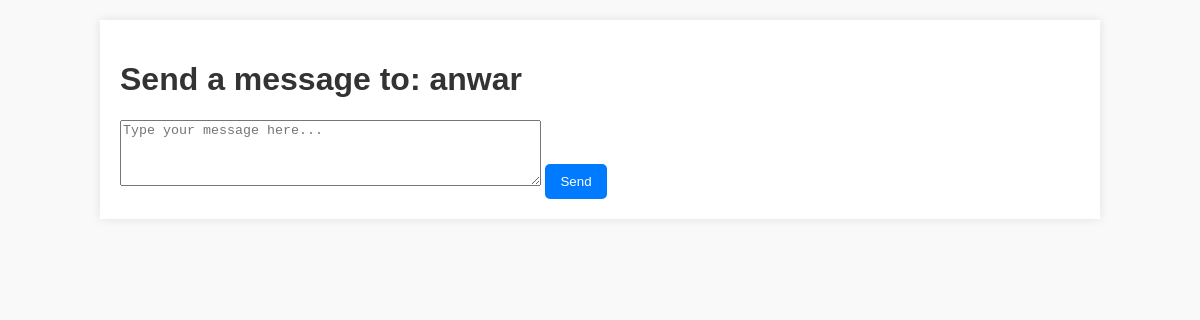
The app's page /message/1, older data.
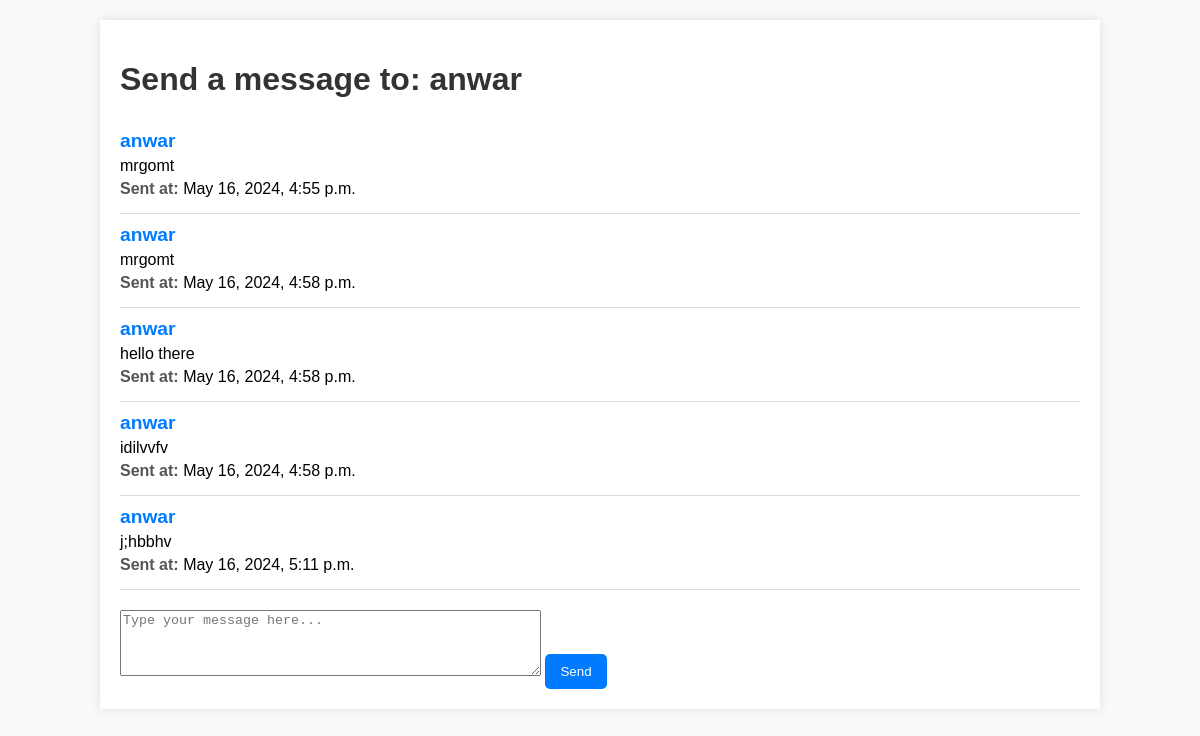
The same page, newer data.
### api/models.py (models this page shows, shortened)
class Message(models.Model):
    body=models.TextField()
    sender=models.ForeignKey(User,on_delete=models.CASCADE,related_name='sender')
    date=models.DateTimeField(auto_now_add=True)
    receiver=models.ForeignKey(User,on_delete=models.SET_NULL,related_name='receiver',null=True)

### api/views.py (the view)
# urls.py: path('message/<str:userid>',TanmirtMessage,name='message')
def TanmirtMessage(request,userid):
    messages=Message.objects.all()
    receiver=User.objects.get(pk=userid)
    if request.method=='POST':
        form=MessageForm(request.POST)
        if form.is_valid():
            instance=form.save(commit=False)
            instance.sender=request.user
            instance.receiver=receiver
            instance.save()
            return redirect('message',userid=userid)
    else:
        form=MessageForm()
    context={'receiver':receiver , 'form':form,'messages':messages}
    return render(request,'messages.html',context)

### api/forms.py
class MessageForm(ModelForm):
    class Meta:
        model=Message
        fields=[
            'body'
        ]
        widgets = {
            'body': forms.Textarea(attrs={
                'class': 'form-control',
                'placeholder': 'Type your message here...',
                'rows': 4,
                'cols': 50
            }),
        }
        labels = {
            'body': '',
        }

### templates/messages.html (shortened to what this page needs)
<!DOCTYPE html>
<html lang="en">
<head>
    {%load static %}
    <link rel="stylesheet" href="{% static 'css/messages.css' %}">
</head>
<body>
    <div class="container">
        <h1>Send a message to: {{ receiver.username }}</h1>
        {% for message in messages %}
        <div class="message">
            <h1>{{ message.sender.username }}</h1>
            <p>{{ message.body }}</p>
            <p><strong>Sent at:</strong> {{ message.date }}</p>
        </div>
        {% endfor %}
        <form method="post">
            {{ form.body }}
            <button type="submit">Send</button>
        </form>
    </div>
</body>
</html>

### static/css/messages.css (style rules this page uses)
body { font-family: Arial, sans-serif; background-color: #f9f9f9; margin: 0; padding: 0; }
.container { width: 80%; margin: 20px auto; background: #fff; padding: 20px; box-shadow: 0 0 10px rgba(0, 0, 0, 0.1); }
h1 { color: #333; }
.message { border-bottom: 1px solid #ddd; padding: 10px 0; }
.message h1 { font-size: 1.2em; margin: 0; color: #007bff; }
.message p { margin: 5px 0; }
.message strong { color: #555; }
form { margin-top: 20px; }
button { background-color: #007bff; color: #fff; border: none; padding: 10px 15px; cursor: pointer; border-radius: 5px; }

Row changes from the older to the newer data that the page shows:
added Message: sender.username "anwar", body "mrgomt", date "May 16, 2024, 4:55 p.m."
added Message: sender.username "anwar", body "mrgomt", date "May 16, 2024, 4:58 p.m."
added Message: sender.username "anwar", body "hello there", date "May 16, 2024, 4:58 p.m."
added Message: sender.username "anwar", body "idilvvfv", date "May 16, 2024, 4:58 p.m."
added Message: sender.username "anwar", body "j;hbbhv", date "May 16, 2024, 5:11 p.m."
